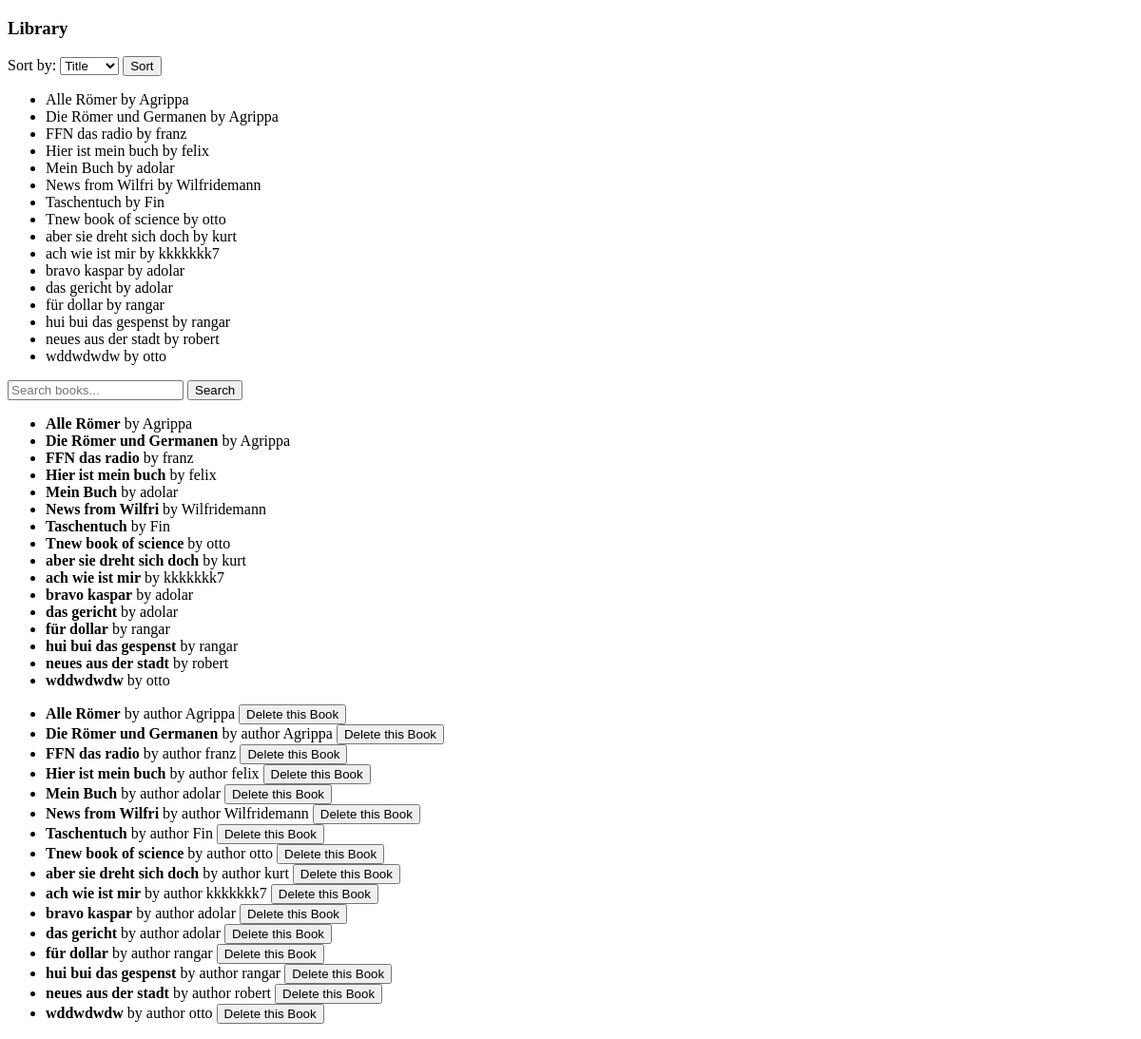
Before: / with the older database file.
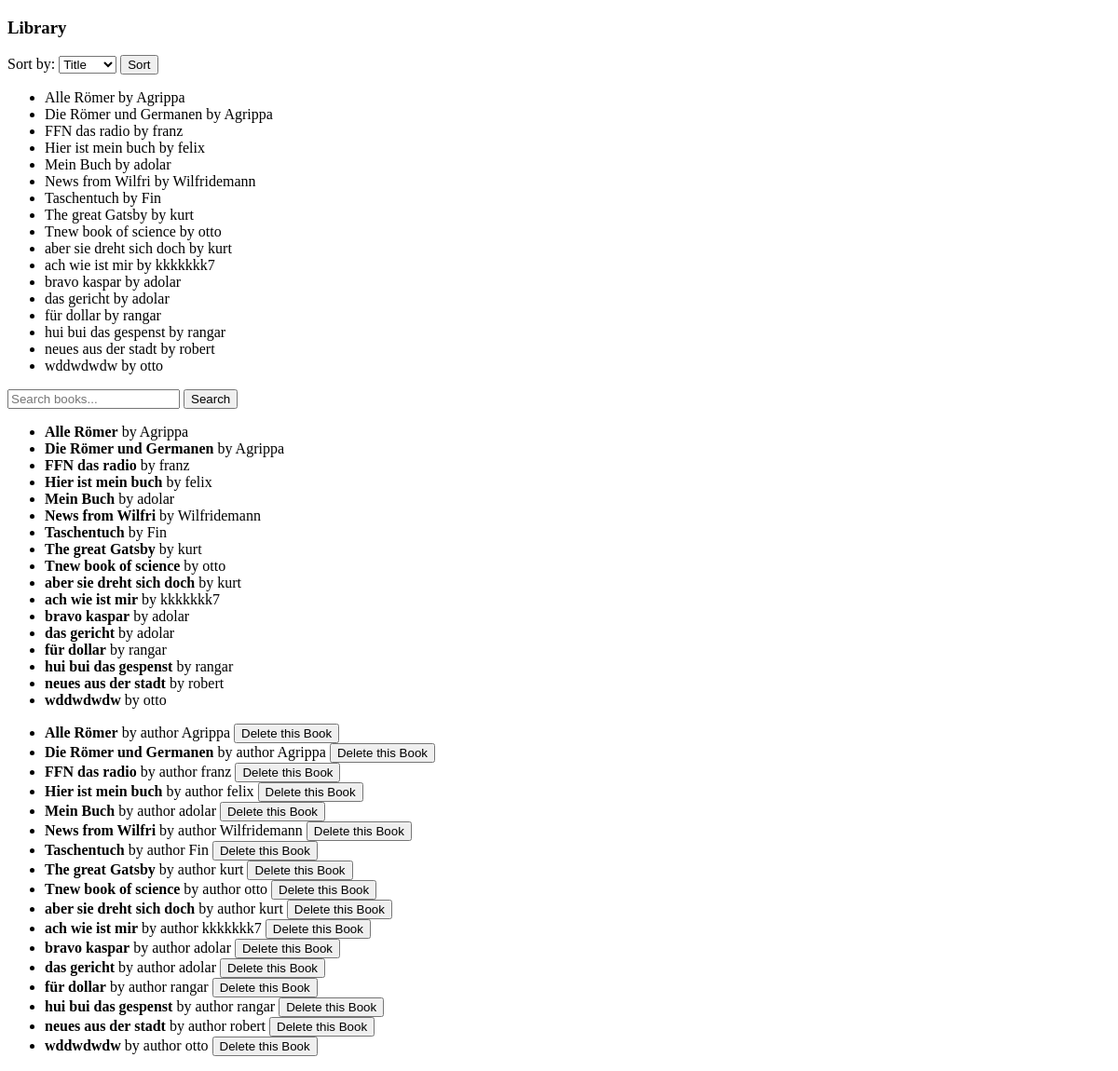
After: the same page with the newer database file.
### data_models.py (models this page shows, shortened)
class Book(db.Model):
    __tablename__ = 'book'
    id = db.Column(db.Integer, primary_key=True)
    isbn = db.Column(db.String(20), nullable=False, unique = True)
    title = db.Column(db.String(200), nullable=False)
    publication_year = db.Column(db.String(4), nullable=True)  # e.g., "2020"
    author_id = db.Column(db.Integer, db.ForeignKey('author.id'), nullable=False)

class Author(db.Model):
    __tablename__ = 'author'
    id = db.Column(db.Integer, primary_key=True)
    name = db.Column(db.String(100), nullable=False)
    birth_date = db.Column(db.String(10), nullable=True)
    date_of_death = db.Column(db.String(10), nullable=True)
    books = db.relationship('Book', backref='author', lazy=True)

### app.py (the view)
@app.route('/')
def home():
    sort = request.args.get('sort', 'title')
    if sort == 'author':
        books = Book.query.join(Author).order_by(Author.name).all()
    if sort == 'title':
        books = Book.query.order_by(Book.title).all()
    search_query = request.args.get('search')
    if search_query:
        books = Book.query.filter(
            (Book.title.ilike(f"%{search_query}%"))
        ).all()
    return render_template('home.html', books=books)

### templates/home.html (shortened to what this page needs)
<!DOCTYPE html>
<html lang="en">
  <head>
  </head>
  <body>
    <h3>Library</h3>
    <form method="GET" action="/">
        <label>Sort by:</label>
        <select name="sort" >
            <option value="title">Title</option>
        </select>
        <button type="submit">Sort</button>
        <ul>
            {% for book in books %}
                <li>{{ book.title }} by {{ book.author.name }}</li>
            {% endfor %}
        </ul>
        <input type="text" name="search" placeholder="Search books..." />
        <button type="submit">Search</button>
    </form>
    {% if books %}
        <ul>
                {% for book in books %}
                        <li>
                            <strong>{{ book.title }}</strong> by {{ book.author.name }}
                        </li>
                {% endfor %}
        </ul>
    {% else %}
        <p>No books found matching your search.</p>
    {% endif %}
  <ul>
  {% for book in books %}
    <li>
      <strong>{{ book.title }}</strong> by author  {{ book.author.name }}
        <form action="{{ url_for('delete_book', book_id=book.id) }}" method="POST" style="display:inline;">
            <button type="submit" onclick="return confirm('Are you sure you want to delete this book?');">Delete this Book</button>
        </form>
    </li>
  {% endfor %}
</ul>
  </body>
</html>

Changed rows visible on the page:
added Book: title "The great Gatsby", author.name "kurt"
